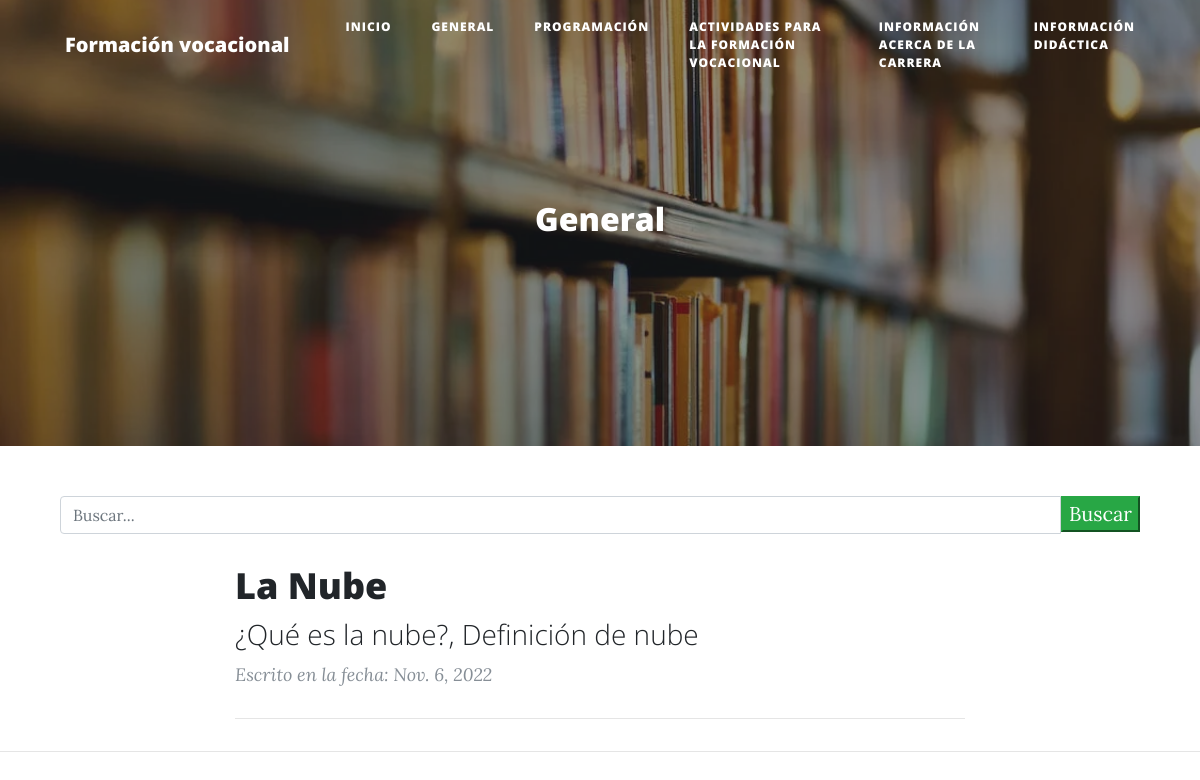
The page /generales/ on the database as committed earlier.
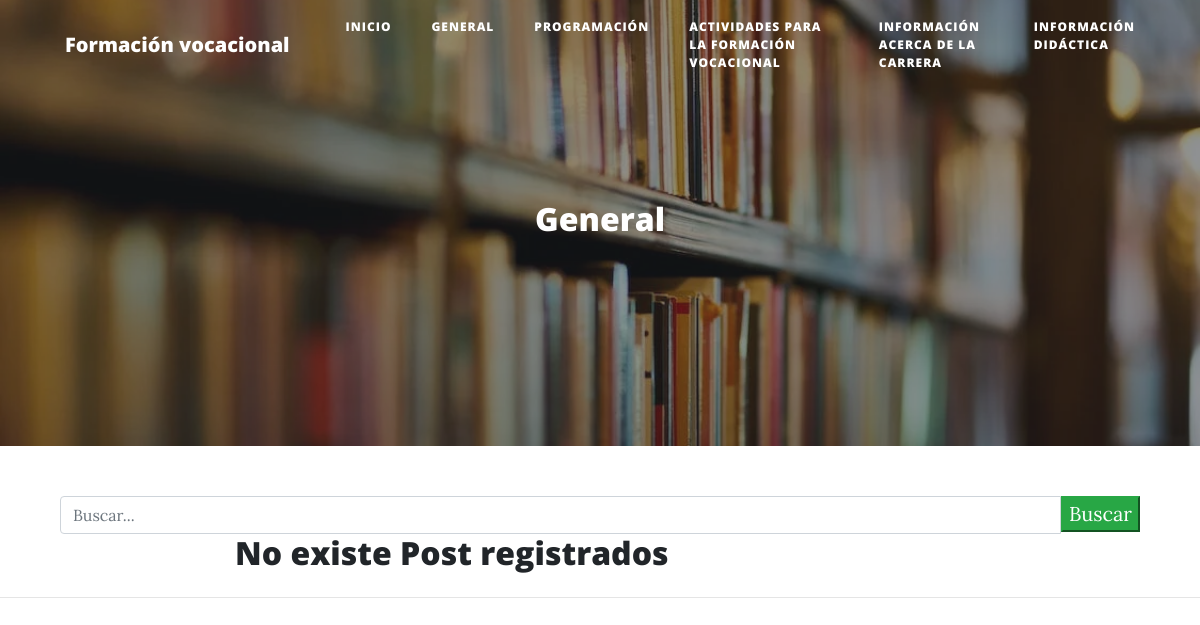
The same page on the database as committed later.
### aplicaciones/blog/models.py (models this page shows, shortened)
class Post(models.Model):
    id = models.AutoField(primary_key=True)
    titulo = models.CharField(max_length=90, blank=False, null=False, verbose_name='Titulo')
    slug = models.CharField(max_length=100, blank=False, null=False, verbose_name='Slugs')
    descripcion = models.CharField(max_length=100, blank=False, null=False, verbose_name='Descripción')
    contenido = RichTextField(verbose_name='Contenido')
    imagen = models.URLField(max_length=9999999 ,blank=False, null=False)
    autor = models.ForeignKey(Autor, on_delete=models.CASCADE)
    categoria = models.ForeignKey(Categoria, on_delete=models.CASCADE)
    estado = models.BooleanField(default=True ,verbose_name='Publicado/No Publicado')
    fecha_creacion = models.DateField(auto_now=False, auto_now_add=True, verbose_name='Fecha de creación')
    class Meta:
        verbose_name = 'Post'
        verbose_name_plural = 'Posts'

### aplicaciones/blog/views.py (the view, shortened to what this page needs)
# urls.py: path('generales/', generales, name='generales'),
def generales(request):
    queryset = request.GET.get("buscar")
    posts = Post.objects.filter(
        estado=True,
        categoria=Categoria.objects.get(nombre='General')
    )
    return render(request, 'generales.html', {'posts': posts})

### Templates/generales.html (shortened to what this page needs)
{% extends 'index.html' %}
{% load staticfiles %}
{% block imagen %}
    {% static 'img/general.jpg' %}
{% endblock imagen %}
{% block titulo_principal %}
    General
{% endblock titulo_principal %}

### Templates/index.html (shortened to what this page needs)
{% load staticfiles %}
<!DOCTYPE html>
<html lang="es">
<head>
    <link href="{% static 'vendor/bootstrap/css/bootstrap.min.css' %}" rel="stylesheet">
    <link href="{% static 'vendor/fontawesome-free/css/all.min.css' %}" rel="stylesheet" type="text/css">
    <link href="{% static 'css/clean-blog.min.css' %}" rel="stylesheet">
</head>
<body>
<nav class="navbar navbar-expand-lg navbar-light fixed-top" id="mainNav">
    <div class="container">
        <a class="navbar-brand" href="{% url 'blog:index' %}">Formación vocacional</a>
        <div class="collapse navbar-collapse" id="navbarResponsive">
            <ul class="navbar-nav ml-auto">
                <li class="nav-item">
                    <a class="nav-link" href="{% url 'blog:index' %}">Inicio</a>
                </li>
                <li class="nav-item">
                    <a class="nav-link" href="{% url 'blog:generales' %}">General</a>
                </li>
                <li class="nav-item">
                    <a class="nav-link" href="{% url 'blog:programacion' %}">Programación</a>
                </li>
                <li class="nav-item">
                    <a class="nav-link" href="{% url 'blog:actividades_formacion' %}">Actividades para la Formación Vocacional</a>
                </li>
                <li class="nav-item">
                    <a class="nav-link" href="{% url 'blog:info_carrera' %}">Información acerca de la carrera</a>
                </li>
                <li class="nav-item">
                    <a class="nav-link" href="{% url 'blog:informacion_didactica' %}">Información Didáctica</a>
                </li>
            </ul>
        </div>
    </div>
</nav>
<header class="masthead"
        style="background-image: url({% block imagen %}{% static 'img/home-bg.jpg' %}{% endblock imagen %})">
    <div class="overlay"></div>
    <div class="container">
        <div class="row">
            <div class="col-lg-8 col-md-10 mx-auto">
                <div class="site-heading">
                    <h2>{% block titulo_principal %}Blog de Formación Vocacional{% endblock titulo_principal %}</h2>
                </div>
            </div>
        </div>
    </div>
</header>
{% block barra_busqueda %}
    <div class="container">
        <div class="row">
            <div class="col-md-12 search">
                <form method="get">
                    <div id="custom-search-input">
                        <div class="input-group col-md-12">
                            <input type="text" class="form-control" placeholder="Buscar..." id="name" name="buscar"
                                   value="{{ request.GET.buscar }}">
                            <span class="input-group-list">
                                <button type="submit" class="button btn-success">Buscar</button>
                            </span>
                        </div>
                    </div>
                </form>
            </div>
        </div>
    </div>
{% endblock barra_busqueda %}
<div class="container">
    <div class="row">
        <div class="col-lg-8 col-md-10 mx-auto">
            {% block contenido %}
                {% if posts %}
                    {% for post in posts %}
                        <div class="post-preview">
                            <a href="{% url 'blog:detalle_post' post.slug %}">
                                <h2 class="post-title">
                                    {{ post.titulo }}
                                </h2>
                                <h3 class="post-subtitle">
                                    {{ post.descripcion }}
                                </h3>
                            </a>
                            <p class="post-meta">Escrito en la fecha: {{ post.fecha_creacion }}</p>
                        </div>
                        <hr>
                    {% endfor %}
                {% else %}
                    <h2>No existe Post registrados</h2>
                {% endif %}
            {% endblock contenido %}
        </div>
    </div>
</div>
<hr>
</body>
</html>

Rows that differ between the two databases and show on the page:
removed Post: titulo "La Nube", descripcion "¿Qué es la nube?, Definición de nube", fecha_creacion "Nov. 6, 2022"
Other text that changed with them:
text now shown: "No existe Post registrados"
